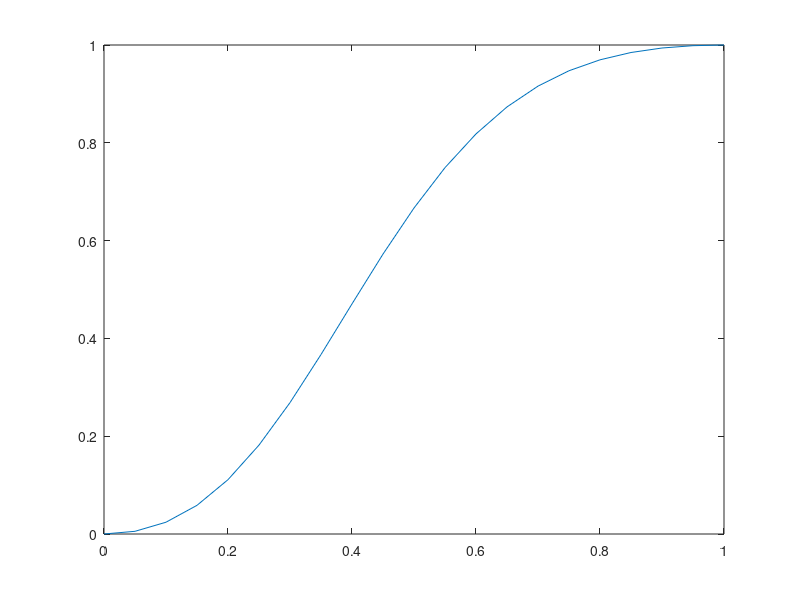

Here is the MATLAB script that generated this plot:
% Graph of Buckley-Leverett flux function

% Theory in Section 9.4 of:

% 	P. Wesseling: Principles of Computational Fluid Dynamics
% 	Springer, Heidelberg, 2000 ISBN 3-5453-0. XII, 642 pp.
% 	See http://ta.twi.tudelft.nl/nw/users/wesseling/cfdbook.html

% This program generates Fig. 9.10 in the book

		% ...............Input.........................................
a = 0.5;	% Parameter in flux function on page 371
		% ............End of input.....................................
x = 0.0:0.05:1.0; den = x.*x + 0.5*(1-x).^2; f = (x.*x)./den;
figure(1), clf, plot(x,f,'-')
